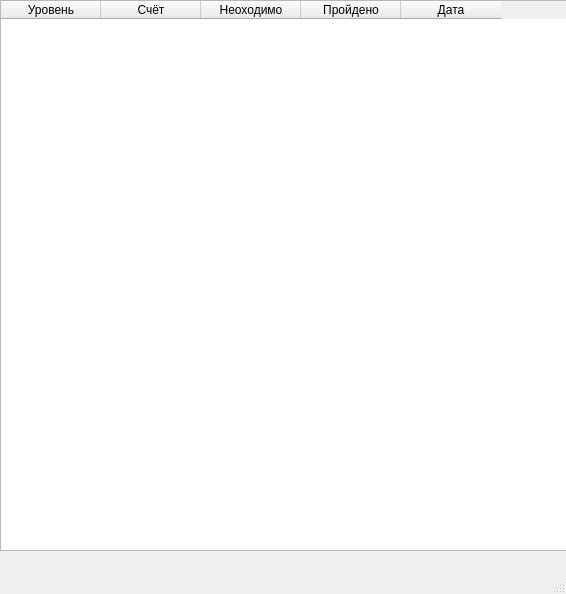
<?xml version="1.0" encoding="UTF-8"?>
<ui version="4.0">
 <class>MainWindow</class>
 <widget class="QMainWindow" name="MainWindow">
  <property name="geometry">
   <rect>
    <x>0</x>
    <y>0</y>
    <width>566</width>
    <height>594</height>
   </rect>
  </property>
  <property name="windowTitle">
   <string>Статистика</string>
  </property>
  <widget class="QWidget" name="centralwidget">
   <widget class="QTableWidget" name="tableWidget">
    <property name="geometry">
     <rect>
      <x>0</x>
      <y>0</y>
      <width>571</width>
      <height>551</height>
     </rect>
    </property>
    <property name="editTriggers">
     <set>QAbstractItemView::NoEditTriggers</set>
    </property>
    <column>
     <property name="text">
      <string>Уровень</string>
     </property>
    </column>
    <column>
     <property name="text">
      <string>Счёт</string>
     </property>
    </column>
    <column>
     <property name="text">
      <string>Неоходимо</string>
     </property>
    </column>
    <column>
     <property name="text">
      <string>Пройдено</string>
     </property>
    </column>
    <column>
     <property name="text">
      <string>Дата</string>
     </property>
    </column>
   </widget>
  </widget>
  <widget class="QMenuBar" name="menubar">
   <property name="geometry">
    <rect>
     <x>0</x>
     <y>0</y>
     <width>566</width>
     <height>21</height>
    </rect>
   </property>
  </widget>
  <widget class="QStatusBar" name="statusbar"/>
 </widget>
 <resources/>
 <connections/>
</ui>
